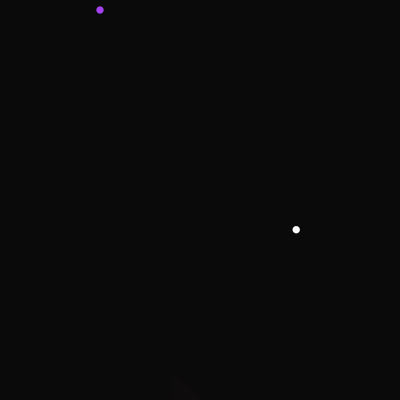
Frame 1 (no input)
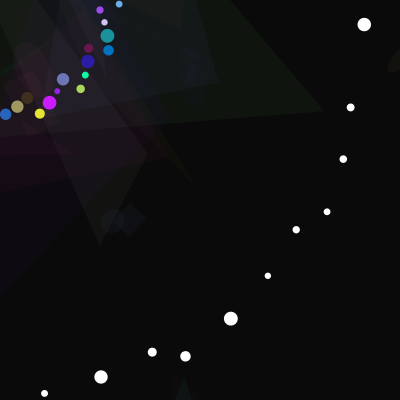
Frame 60 (the mouse pressed at the canvas centre just before this capture)
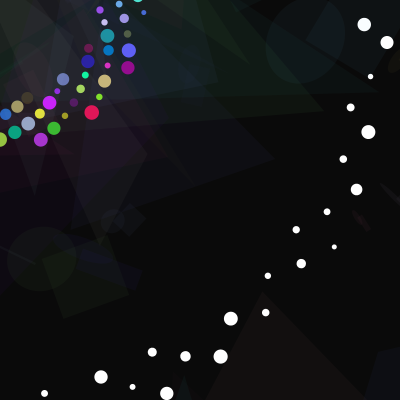
Frame 120 (the mouse held since frame 60 and released just before this capture)

The Processing sketch that drew these frames (run headless with seeded random() and noise(); from frame 60 on, the mouse is pressed at the canvas centre):

// Processing sketch: processing_176018
// ── processing_176018.pde

//this is the variable
float r = 0;

void setup() {
  //this is what happens to the background. 
  size(400,400);
  background(10);
  smooth();
  noStroke();
   size(400,400);
  background(10);
  smooth();
  noStroke();

}

void draw() {
  //this is for the circles on the screen that I changed from the code I got. 
 fill(random(256), random(256), random(256) );
  rotate(r);
  float circle_size = random(5, 15);
  ellipse(100 + r, 10, circle_size, circle_size);
  r = r + 0.2;
  println(r);
  translate(width/2, height/2);
  fill(255);
  rotate(r);
//this is for the random shapes. I changed it so they would come from the sides. 
  ellipse(100 + r, 10, circle_size, circle_size);
  r = r + 0.2;
  println(r);
//this is for the shapes and how they float around on the screen. 
float r = 0;
float x = random(500);
  float y = random(500);
  float w = random(100);
  float h = random(100);
  fill(random(255), random(255), random(255), 10);
  rect(x, y, w, h);
  ellipse(x, y, w, h);
  triangle(random(500),random(500),random(500),random(500),random(500),random(500));
}
void keyPressed() {
  //this is to make the background different colours when you click the space bar. 
  if(key==' '){
    background(random(255), random(255), random(255));}
 }
